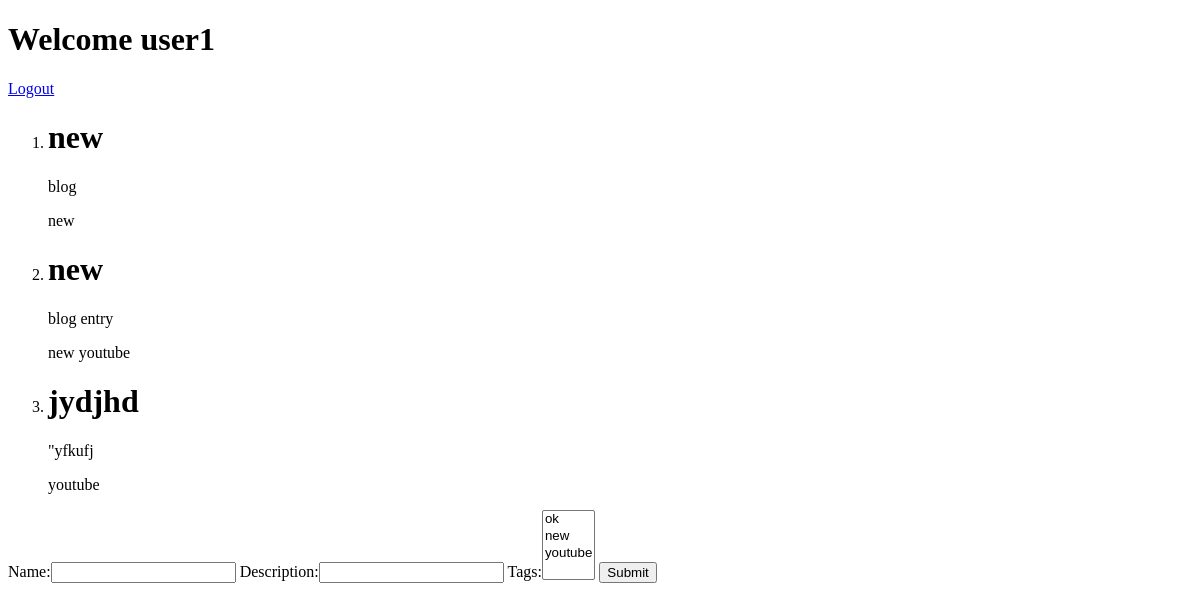
Before: /blog/entries (signed in) with the older database file.
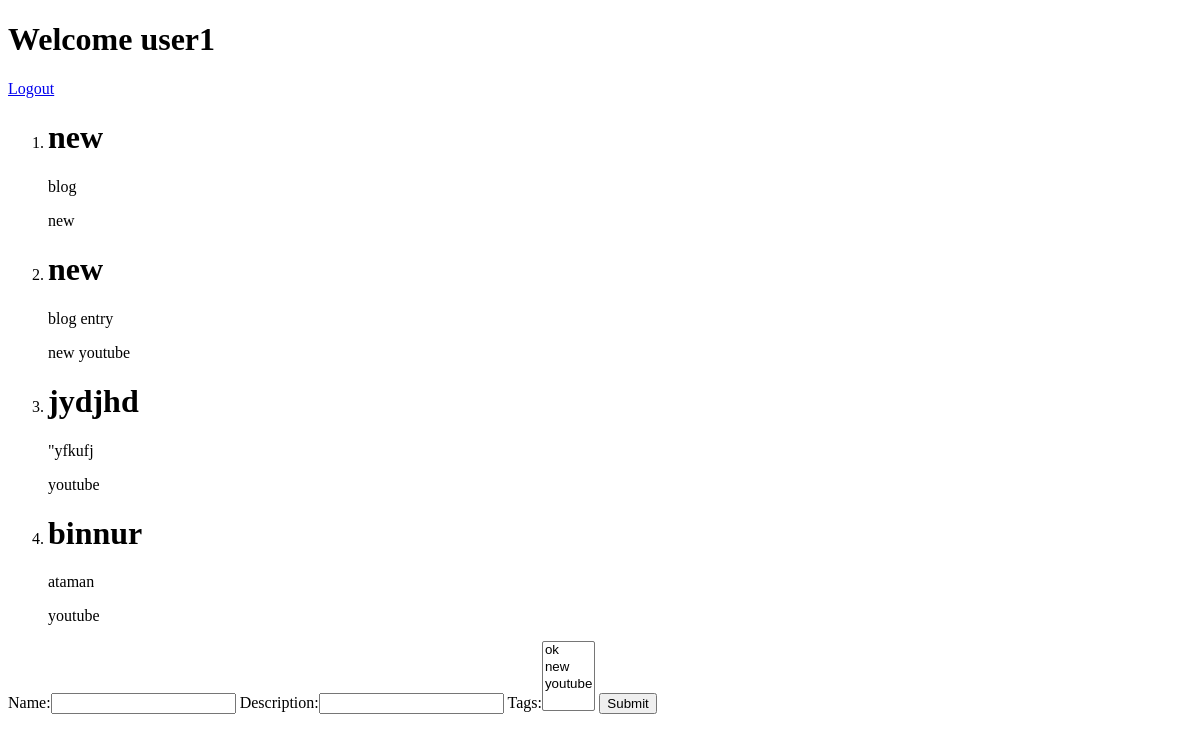
After: the same page with the newer database file.
### blog/models.py (models this page shows)
class Entries(models.Model):
    name = models.CharField(max_length=220)
    description = models.CharField(max_length=520)
    owner = models.ForeignKey(User)
    tags = models.ManyToManyField(Tag)

### tags/models.py (models this page shows)
class Tag(models.Model):
    name = models.CharField(max_length=50)
    def __str__(self):
        return self.name

### blog/views.py (the view)
def show_entries(request):
    if request.method == "POST":
        form = EntriesForm(request.POST)
        if form.is_valid():
            entry = form.save(commit=False)
            entry.owner = request.user
            entry.save()
            form.save_m2m()
    elif request.method == "GET":
        form = EntriesForm()
    return render(request, "my_entries.html", {"entries": Entries.objects.filter(owner=request.user.id),
                                             "tags":Tag.objects.all(),
                                             "form": form})

### blog/forms.py
class EntriesForm(forms.ModelForm):
    class Meta:
        model = Entries
        fields = ["name", "description", 'tags']

### blog/templates/my_entries.html (shortened to what this page needs)
<!DOCTYPE html>
<html lang="en">
<head>
</head>
<body>
{% if request.user.username %}
    <h1>Welcome {{ request.user.username }}</h1>
    <a href="/users/logout">Logout</a>
{% endif %}
<ol>
    {% for entry in entries %}
        <li>
            <h1>{{ entry.name }}</h1>
            <p>{{ entry.description }}</p>
            {% for tag in entry.tags.all %}
                {{ tag.name }}
            {% endfor  %}
        </li>
    {% endfor %}
</ol>
<form method="POST">
    {{ form }}
    <button type="submit">Submit</button>
</form>
</body>
</html>

Changed rows visible on the page:
added Entries: name "binnur", description "ataman", Tag (name "youtube")
